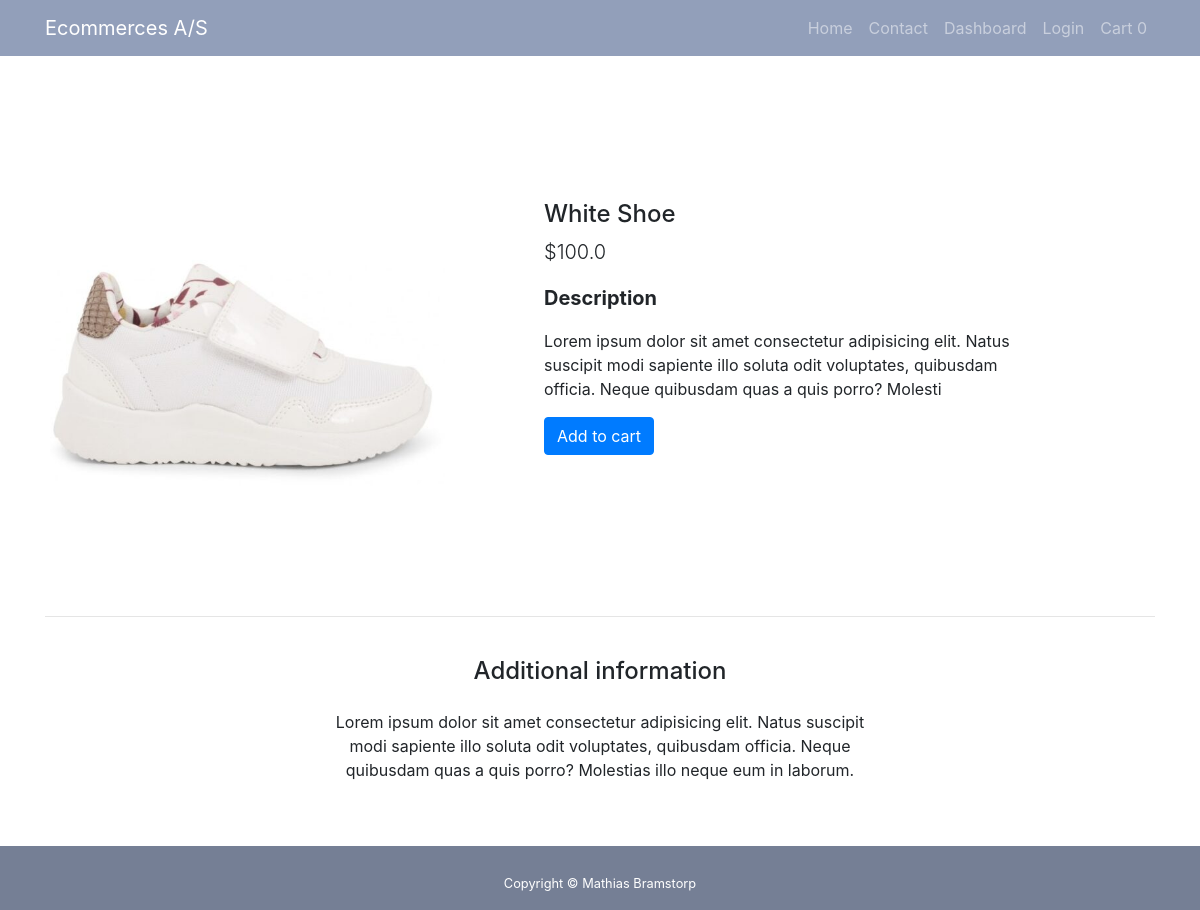
Page /product/3/ on the committed database.
### accounts/models.py (models this page shows, shortened)
class Product(models.Model):
    STOCK_STATUS = (
        ("In Stock", "In Stock"),
        ("Not in Stock", "Not in Stock")
    )
    name = models.CharField(max_length=200, null=True)
    price = models.FloatField(null=True)
    description = models.CharField(max_length=200, null=True)
    product_pic = models.ImageField(default="DefaultProfilePic.jpg", blank=True, null=True)
    category = models.ForeignKey(Category, null=True, on_delete=models.SET_NULL)
    status = models.CharField(max_length=200, null=True, choices=STOCK_STATUS)
    data_created = models.DateTimeField(auto_now_add=True, null=True)

### accounts/views.py (the view)
# urls.py: path("product/<str:pk>/", views.product, name="product"),
def product(request, pk):
	if request.user.is_authenticated:
		customer = request.user.customer
		order, created = Order.objects.get_or_create(customer=customer, complete=False)
		items = order.orderitem_set.all()
		cartItems = order.get_cart_items
	else:
		items = []
		order = {"get_cart_total":0, "get_cart_items": 0}
		cartItems = order["get_cart_items"]
	product = Product.objects.get(id=pk)
	context = {"product": product, "order": order, "items": items, "cartItems": cartItems}
	return render(request, "accounts/viewproduct.html", context)

### accounts/templates/accounts/viewproduct.html (shortened to what this page needs)
{%  extends 'accounts/base.html' %}
{% block content %}
<main class="mt-5 pt-4">
  <div class="container dark-grey-text mt-5">
    <div class="row wow fadeIn">
      <div class="col-md-5 mb-4">
        <img src="{{ product.product_pic.url }}" class="img-fluid product-pic" alt="">
      </div>
      <div class="col-md-6 mb-4">
        <div class="p-4">
          <h4>{{ product.name }}</h4>
          <p class="lead">
            <span class="mr-1">
            <span>${{ product.price }}</span>
          </p>
          <p class="lead font-weight-bold">Description</p>
          <p>{{ product.description }}</p>
          <form class="d-flex justify-content-left">
            <button data-action="add" data-product={{product.id}} type="button" class="btn btn-primary update-cart add-btn">Add to cart</button>
          </form>
        </div>
      </div>
    </div>
    <hr>
    <div class="row d-flex justify-content-center wow fadeIn">
      <div class="col-md-6 text-center">
        <h4 class="my-4 h4">Additional information</h4>
        <p>Lorem ipsum dolor sit amet consectetur adipisicing elit. Natus suscipit modi sapiente illo soluta odit
          voluptates,
          quibusdam officia. Neque quibusdam quas a quis porro? Molestias illo neque eum in laborum.</p>
      </div>
    </div>
    <div class="row wow fadeIn">
      <div class="col-lg-4 col-md-12 mb-4">
      </div>
      <div class="col-lg-4 col-md-6 mb-4">
      </div>
      <div class="col-lg-4 col-md-6 mb-4">
      </div>
    </div>
  </div>
</main>
{% endblock %}

### static/css/modern-business.css (style rules this page uses)
body { padding-top: 56px; }

### static/css/main.css (style rules this page uses)
.product-pic { max-width: 400px; max-height:400px; }
html, body, header, .carousel { height: 60vh; }
.view,body,html { height:100% }

### rows in the picture
Product: product_pic (picture), name "White Shoe", price "100.0", description "Lorem ipsum dolor sit amet consectetur adipisicing elit. Natus suscipit modi sapiente illo soluta odit voluptates, quibusdam officia. Neque quibusdam quas a quis porro? Molesti"

### other values in the picture
{{ cartItems }} "0"
